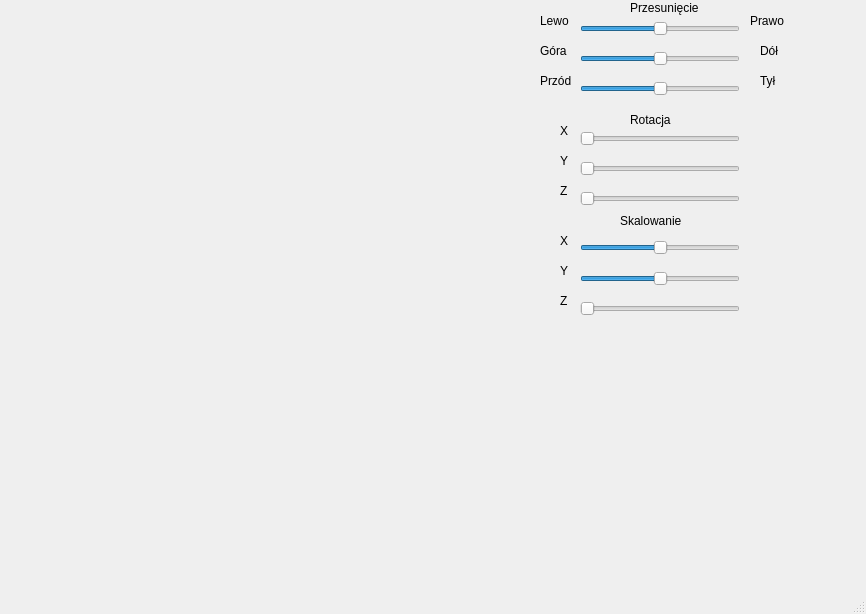
<?xml version="1.0" encoding="UTF-8"?>
<ui version="4.0">
 <class>MainWindow</class>
 <widget class="QMainWindow" name="MainWindow">
  <property name="geometry">
   <rect>
    <x>0</x>
    <y>0</y>
    <width>866</width>
    <height>614</height>
   </rect>
  </property>
  <property name="windowTitle">
   <string>MainWindow</string>
  </property>
  <widget class="QWidget" name="centralwidget">
   <widget class="QSlider" name="RotacjaX">
    <property name="geometry">
     <rect>
      <x>580</x>
      <y>130</y>
      <width>160</width>
      <height>18</height>
     </rect>
    </property>
    <property name="minimum">
     <number>0</number>
    </property>
    <property name="maximum">
     <number>360</number>
    </property>
    <property name="pageStep">
     <number>1</number>
    </property>
    <property name="value">
     <number>0</number>
    </property>
    <property name="sliderPosition">
     <number>0</number>
    </property>
    <property name="orientation">
     <enum>Qt::Horizontal</enum>
    </property>
    <property name="tickPosition">
     <enum>QSlider::NoTicks</enum>
    </property>
    <property name="tickInterval">
     <number>1</number>
    </property>
   </widget>
   <widget class="QSlider" name="GoraDol">
    <property name="geometry">
     <rect>
      <x>580</x>
      <y>50</y>
      <width>160</width>
      <height>18</height>
     </rect>
    </property>
    <property name="maximum">
     <number>500</number>
    </property>
    <property name="pageStep">
     <number>10</number>
    </property>
    <property name="value">
     <number>250</number>
    </property>
    <property name="sliderPosition">
     <number>250</number>
    </property>
    <property name="orientation">
     <enum>Qt::Horizontal</enum>
    </property>
   </widget>
   <widget class="QSlider" name="SkalownieX">
    <property name="geometry">
     <rect>
      <x>580</x>
      <y>240</y>
      <width>160</width>
      <height>16</height>
     </rect>
    </property>
    <property name="minimum">
     <number>0</number>
    </property>
    <property name="maximum">
     <number>200</number>
    </property>
    <property name="pageStep">
     <number>1</number>
    </property>
    <property name="value">
     <number>100</number>
    </property>
    <property name="sliderPosition">
     <number>100</number>
    </property>
    <property name="orientation">
     <enum>Qt::Horizontal</enum>
    </property>
   </widget>
   <widget class="QLabel" name="label_4">
    <property name="geometry">
     <rect>
      <x>760</x>
      <y>40</y>
      <width>31</width>
      <height>21</height>
     </rect>
    </property>
    <property name="text">
     <string>Dół</string>
    </property>
   </widget>
   <widget class="QLabel" name="label_9">
    <property name="geometry">
     <rect>
      <x>620</x>
      <y>210</y>
      <width>81</width>
      <height>21</height>
     </rect>
    </property>
    <property name="text">
     <string>Skalowanie</string>
    </property>
   </widget>
   <widget class="QLabel" name="label_6">
    <property name="geometry">
     <rect>
      <x>630</x>
      <y>110</y>
      <width>63</width>
      <height>20</height>
     </rect>
    </property>
    <property name="text">
     <string>Rotacja</string>
    </property>
   </widget>
   <widget class="QLabel" name="label_3">
    <property name="geometry">
     <rect>
      <x>750</x>
      <y>10</y>
      <width>41</width>
      <height>21</height>
     </rect>
    </property>
    <property name="text">
     <string>Prawo</string>
    </property>
   </widget>
   <widget class="QSlider" name="Skalowanie2">
    <property name="geometry">
     <rect>
      <x>580</x>
      <y>270</y>
      <width>160</width>
      <height>18</height>
     </rect>
    </property>
    <property name="maximum">
     <number>200</number>
    </property>
    <property name="pageStep">
     <number>1</number>
    </property>
    <property name="value">
     <number>100</number>
    </property>
    <property name="sliderPosition">
     <number>100</number>
    </property>
    <property name="orientation">
     <enum>Qt::Horizontal</enum>
    </property>
   </widget>
   <widget class="QLabel" name="label_2">
    <property name="geometry">
     <rect>
      <x>540</x>
      <y>10</y>
      <width>41</width>
      <height>21</height>
     </rect>
    </property>
    <property name="text">
     <string>Lewo</string>
    </property>
   </widget>
   <widget class="QLabel" name="label_5">
    <property name="geometry">
     <rect>
      <x>630</x>
      <y>0</y>
      <width>151</width>
      <height>16</height>
     </rect>
    </property>
    <property name="text">
     <string>Przesunięcie</string>
    </property>
   </widget>
   <widget class="QSlider" name="LewoPrawo">
    <property name="geometry">
     <rect>
      <x>580</x>
      <y>20</y>
      <width>160</width>
      <height>18</height>
     </rect>
    </property>
    <property name="maximum">
     <number>500</number>
    </property>
    <property name="pageStep">
     <number>10</number>
    </property>
    <property name="value">
     <number>250</number>
    </property>
    <property name="sliderPosition">
     <number>250</number>
    </property>
    <property name="orientation">
     <enum>Qt::Horizontal</enum>
    </property>
   </widget>
   <widget class="QLabel" name="label_7">
    <property name="geometry">
     <rect>
      <x>540</x>
      <y>40</y>
      <width>31</width>
      <height>21</height>
     </rect>
    </property>
    <property name="text">
     <string>Góra</string>
    </property>
   </widget>
   <widget class="QSlider" name="PrzodTyl">
    <property name="geometry">
     <rect>
      <x>580</x>
      <y>80</y>
      <width>160</width>
      <height>18</height>
     </rect>
    </property>
    <property name="minimum">
     <number>-250</number>
    </property>
    <property name="maximum">
     <number>250</number>
    </property>
    <property name="pageStep">
     <number>10</number>
    </property>
    <property name="value">
     <number>0</number>
    </property>
    <property name="sliderPosition">
     <number>0</number>
    </property>
    <property name="orientation">
     <enum>Qt::Horizontal</enum>
    </property>
   </widget>
   <widget class="QLabel" name="label_10">
    <property name="geometry">
     <rect>
      <x>540</x>
      <y>70</y>
      <width>31</width>
      <height>21</height>
     </rect>
    </property>
    <property name="text">
     <string>Przód</string>
    </property>
   </widget>
   <widget class="QLabel" name="label_11">
    <property name="geometry">
     <rect>
      <x>760</x>
      <y>70</y>
      <width>31</width>
      <height>21</height>
     </rect>
    </property>
    <property name="text">
     <string>Tył</string>
    </property>
   </widget>
   <widget class="QLabel" name="label_12">
    <property name="geometry">
     <rect>
      <x>560</x>
      <y>120</y>
      <width>21</width>
      <height>21</height>
     </rect>
    </property>
    <property name="text">
     <string>X</string>
    </property>
   </widget>
   <widget class="QLabel" name="label_13">
    <property name="geometry">
     <rect>
      <x>560</x>
      <y>150</y>
      <width>21</width>
      <height>21</height>
     </rect>
    </property>
    <property name="text">
     <string>Y</string>
    </property>
   </widget>
   <widget class="QSlider" name="RotacjaY">
    <property name="geometry">
     <rect>
      <x>580</x>
      <y>160</y>
      <width>160</width>
      <height>18</height>
     </rect>
    </property>
    <property name="minimum">
     <number>0</number>
    </property>
    <property name="maximum">
     <number>360</number>
    </property>
    <property name="pageStep">
     <number>1</number>
    </property>
    <property name="value">
     <number>0</number>
    </property>
    <property name="sliderPosition">
     <number>0</number>
    </property>
    <property name="orientation">
     <enum>Qt::Horizontal</enum>
    </property>
    <property name="tickPosition">
     <enum>QSlider::NoTicks</enum>
    </property>
    <property name="tickInterval">
     <number>1</number>
    </property>
   </widget>
   <widget class="QLabel" name="label_14">
    <property name="geometry">
     <rect>
      <x>560</x>
      <y>180</y>
      <width>21</width>
      <height>21</height>
     </rect>
    </property>
    <property name="text">
     <string>Z</string>
    </property>
   </widget>
   <widget class="QSlider" name="RotacjaZ">
    <property name="geometry">
     <rect>
      <x>580</x>
      <y>190</y>
      <width>160</width>
      <height>18</height>
     </rect>
    </property>
    <property name="minimum">
     <number>0</number>
    </property>
    <property name="maximum">
     <number>360</number>
    </property>
    <property name="pageStep">
     <number>1</number>
    </property>
    <property name="value">
     <number>0</number>
    </property>
    <property name="sliderPosition">
     <number>0</number>
    </property>
    <property name="orientation">
     <enum>Qt::Horizontal</enum>
    </property>
    <property name="tickPosition">
     <enum>QSlider::NoTicks</enum>
    </property>
    <property name="tickInterval">
     <number>1</number>
    </property>
   </widget>
   <widget class="QLabel" name="label_15">
    <property name="geometry">
     <rect>
      <x>560</x>
      <y>230</y>
      <width>21</width>
      <height>21</height>
     </rect>
    </property>
    <property name="text">
     <string>X</string>
    </property>
   </widget>
   <widget class="QLabel" name="label_16">
    <property name="geometry">
     <rect>
      <x>560</x>
      <y>260</y>
      <width>21</width>
      <height>21</height>
     </rect>
    </property>
    <property name="text">
     <string>Y</string>
    </property>
   </widget>
   <widget class="QSlider" name="SkalowanieZ">
    <property name="geometry">
     <rect>
      <x>580</x>
      <y>300</y>
      <width>160</width>
      <height>18</height>
     </rect>
    </property>
    <property name="minimum">
     <number>1</number>
    </property>
    <property name="maximum">
     <number>10</number>
    </property>
    <property name="pageStep">
     <number>1</number>
    </property>
    <property name="value">
     <number>1</number>
    </property>
    <property name="sliderPosition">
     <number>1</number>
    </property>
    <property name="orientation">
     <enum>Qt::Horizontal</enum>
    </property>
   </widget>
   <widget class="QLabel" name="label_17">
    <property name="geometry">
     <rect>
      <x>560</x>
      <y>290</y>
      <width>21</width>
      <height>21</height>
     </rect>
    </property>
    <property name="text">
     <string>Z</string>
    </property>
   </widget>
  </widget>
  <widget class="QMenuBar" name="menubar">
   <property name="geometry">
    <rect>
     <x>0</x>
     <y>0</y>
     <width>866</width>
     <height>21</height>
    </rect>
   </property>
  </widget>
  <widget class="QStatusBar" name="statusbar"/>
 </widget>
 <resources/>
 <connections/>
</ui>
